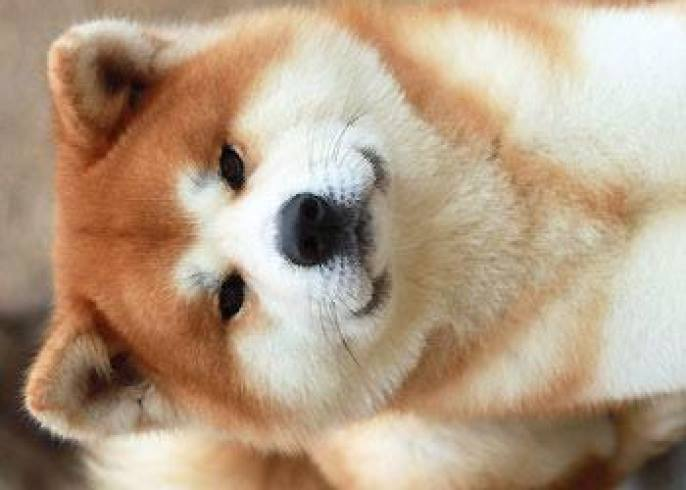
#> input picture Akita-inu.png, 686 x 490 px
$ jupyter execute get_coords_from_match.ipynb
#> lines starting #> are read from the running program, lines starting #| are printed output that depends on the picture
[cell 1]
import cv2
from matplotlib import pyplot as plt

img1 = cv2.imread('Akita-inu.png', 0)  # queryImage
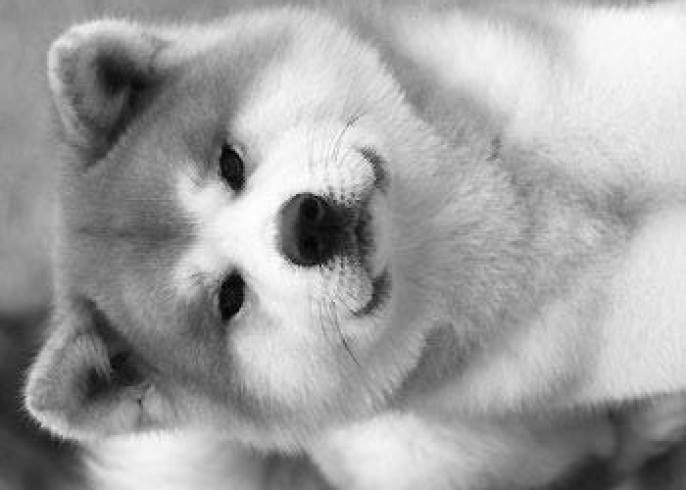
#> img1: shape (490, 686); min 0, max 255, mean 161.9
img2 = cv2.imread('akita-mini.PNG', 0)  # trainImage
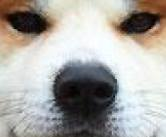
#> input picture akita-mini.PNG, 166 x 137 px
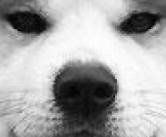
#> img2: shape (137, 166); min 0, max 255, mean 167


# Initiate SIFT detector
sift = cv2.xfeatures2d.SIFT_create()

# find the keypoints and descriptors with SIFT
kp1, des1 = sift.detectAndCompute(img1, None)
#> kp1 = 312 keypoints; strongest (x, y, size): (318, 230, 47.7), (232, 291, 26), (233, 171, 25.8), (239, 231, 53.5)
kp2, des2 = sift.detectAndCompute(img2, None)
#> kp2 = 109 keypoints; strongest (x, y, size): (34, 24, 20.3), (134, 25, 19.1), (115, 81, 2.7), (155, 28, 3.4)

# BFMatcher with default params
bf = cv2.BFMatcher()
matches = bf.knnMatch(des1, des2, k=2)
#> matches = 312 matches

# Apply ratio test
good = []
for m, n in matches:
    if m.distance < 0.1 * n.distance:
        good.append([m])
#> after the loop, good = 5 matches

for dmatch in good:
    point1 = kp1[dmatch[0].queryIdx].pt
    point2 = kp2[dmatch[0].trainIdx].pt
    print('Point1: ',point1)
    print('Point2: ',point2)
    print('---------------------------')
#> this loop made 5 passes
#> (point1, point2) on passes 1 to 5: ((229.6, 192.3), (117.9, 20.78)), ((255.5, 300.2), (24.08, 43.31)), ((276.2, 236.8), (79.13, 61.5)), ((295, 261), (57.89, 78.08)), ((321.1, 212.7), (100.1, 100.9))
#> (printed output is left out)

img3 = cv2.drawMatchesKnn(img1, kp1, img2, kp2, good, 4, flags=2)
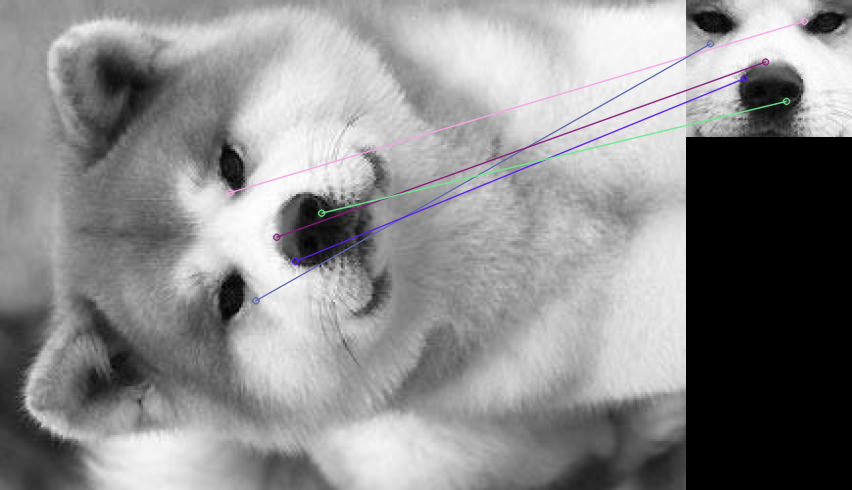
#> img3: shape (490, 852, 3); mean of channels 0, 1, 2 139.5, 138.9, 139.1; drawn as B, G, R
plt.imshow(img3), plt.show()
